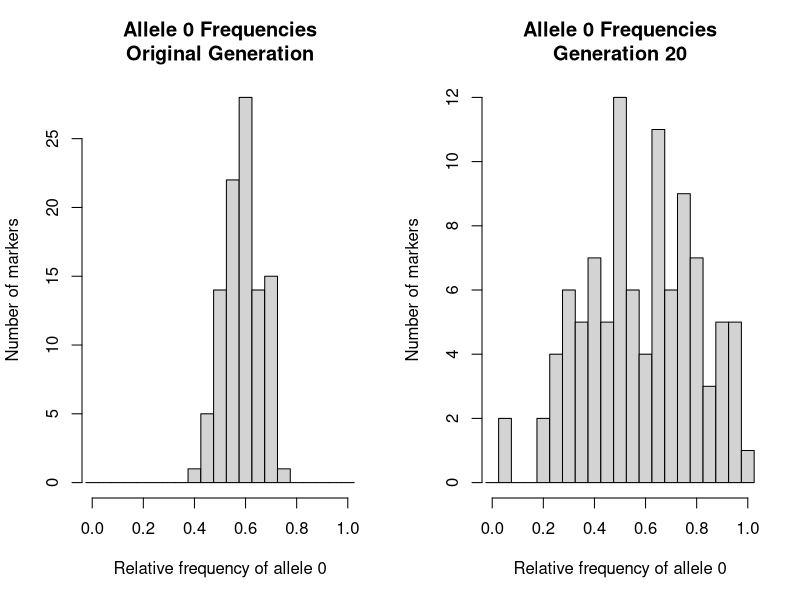
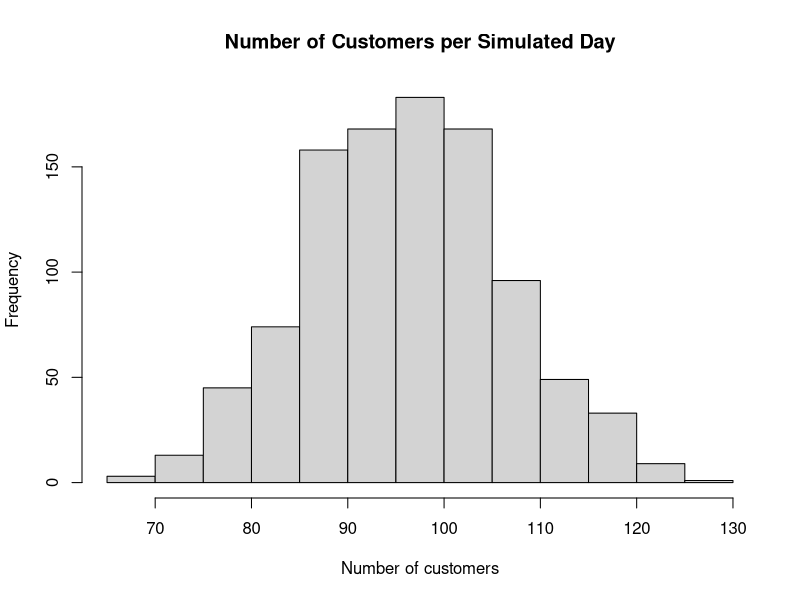
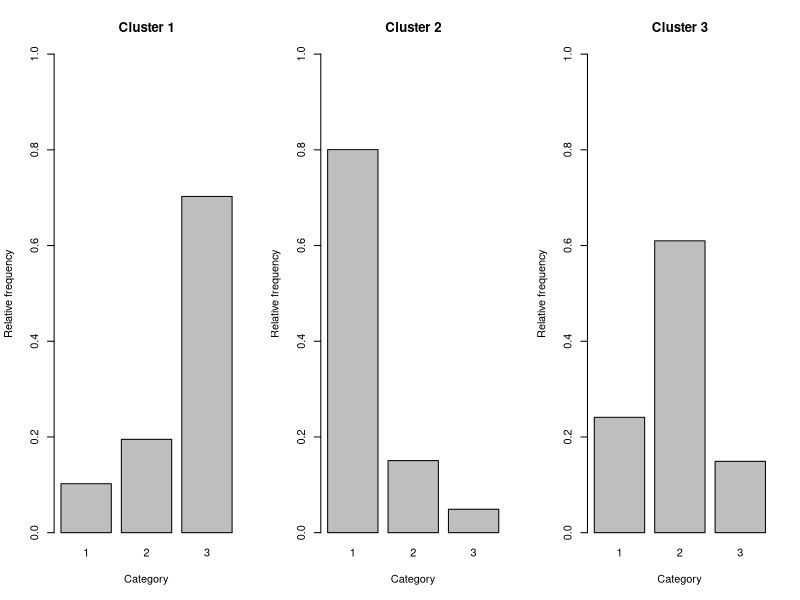

Here is the R script that generated these plots, in order:
## ---- chunk 1
set.seed(9876)

N <- 50
L <- 100
num_generations <- 21

# Make a new generation from the previous one
breed_new_gen <- function(df) {
    N <- nrow(df)
    L <- ncol(df) / 2

    df_new <- matrix(NA_integer_, nrow = N, ncol = L * 2)

    for (i in 1:N) {
        # Pick two different parents for this child
        parent_idxs <- sample(1:N, 2, replace = FALSE)
        parent1 <- parent_idxs[1]
        parent2 <- parent_idxs[2]

        # Randomly choose which copy each parent passes on at every marker
        allele_idxs <- matrix(
            sample(1:2, L * 2, replace = TRUE),
            nrow = L,
            ncol = 2
        )

        for (l in 1:L) {
            # The first copy comes from parent 1
            df_new[i, 2 * (l - 1) + 1] <-
                df[parent1, 2 * (l - 1) + allele_idxs[l, 1]]

            # The second copy comes from parent 2
            df_new[i, 2 * (l - 1) + 2] <-
                df[parent2, 2 * (l - 1) + allele_idxs[l, 2]]
        }
    }

    return(df_new)
}

# Start with a 60% chance of allele 0 and a 40% chance of allele 1
initial_population <- matrix(
    sample(
        0:1,
        N * L * 2,
        replace = TRUE,
        prob = c(0.6, 0.4)
    ),
    nrow = N,
    ncol = L * 2
)

# Keep the data from every generation. Each row is a person,
# each pair of columns is a marker, and each array slice is a generation.
all_generations <- array(
    NA_integer_,
    dim = c(N, L * 2, num_generations)
)

all_generations[, , 1] <- initial_population

# Use each generation to produce the next one
for (g in 2:num_generations) {
    all_generations[, , g] <-
        breed_new_gen(all_generations[, , g - 1])
}

# Check that all 21 generations were saved
dim(all_generations)
## ---- chunk 2
# Randomly choose 20 people from each generation without replacement
initial_sample_idxs <- sample(1:N, 20, replace = FALSE)
final_sample_idxs <- sample(1:N, 20, replace = FALSE)

initial_sample <- all_generations[initial_sample_idxs, , 1]
final_sample <- all_generations[final_sample_idxs, , num_generations]

# Work out the proportion of allele 0 for each marker
initial_freq <- sapply(1:L, function(j) {
    cols <- 2 * (j - 1) + (1:2)
    sum(initial_sample[, cols] == 0) / (20 * 2)
})

final_freq <- sapply(1:L, function(j) {
    cols <- 2 * (j - 1) + (1:2)
    sum(final_sample[, cols] == 0) / (20 * 2)
})

# Show the lowest and highest frequencies in each sample
range(initial_freq)
range(final_freq)
## ---- chunk 3
par(mfrow = c(1, 2))

hist(
    initial_freq,
    breaks = seq(-0.025, 1.025, by = 0.05),
    xlim = c(0, 1),
    main = "Allele 0 Frequencies\nOriginal Generation",
    xlab = "Relative frequency of allele 0",
    ylab = "Number of markers"
)

hist(
    final_freq,
    breaks = seq(-0.025, 1.025, by = 0.05),
    xlim = c(0, 1),
    main = "Allele 0 Frequencies\nGeneration 20",
    xlab = "Relative frequency of allele 0",
    ylab = "Number of markers"
)

par(mfrow = c(1, 1))
## ---- chunk 4
set.seed(2026)

simulate_day <- function() {
    current_time <- 0
    number_customers <- 0

    while (TRUE) {
        # Use the rate for the time when the gap starts
        if (current_time < 180) {
            gap <- rexp(1, rate = 1/8)
        } else {
            gap <- rexp(1, rate = 1/4)
        }

        next_arrival <- current_time + gap

        # Do not count someone who arrives after 5pm
        if (next_arrival > 480) {
            break
        }

        number_customers <- number_customers + 1
        current_time <- next_arrival
    }

    return(number_customers)
}

# Repeat the shop day simulation 1000 times
daily_customers <- replicate(1000, simulate_day())

# Calculate the lowest count, highest count and average
customer_range <- range(daily_customers)
customer_mean <- mean(daily_customers)

customer_range
customer_mean
## ---- chunk 5
hist(
    daily_customers,
    main = "Number of Customers per Simulated Day",
    xlab = "Number of customers",
    ylab = "Frequency"
)
## ---- chunk 6
set.seed(1010)

N <- 10000
p <- 5

# Randomly decide which cluster each observation belongs to
clusters <- sample(
    1:3,
    size = N,
    replace = TRUE,
    prob = c(0.20, 0.50, 0.30)
)

# Store the five category values for each observation
output <- matrix(NA_integer_, nrow = N, ncol = p)

# Cluster 1: category probabilities 0.10, 0.20, 0.70
output[clusters == 1, ] <- sample(
    1:3,
    sum(clusters == 1) * p,
    replace = TRUE,
    prob = c(0.10, 0.20, 0.70)
)

# Cluster 2: category probabilities 0.80, 0.15, 0.05
output[clusters == 2, ] <- sample(
    1:3,
    sum(clusters == 2) * p,
    replace = TRUE,
    prob = c(0.80, 0.15, 0.05)
)

# Cluster 3: category probabilities 0.25, 0.60, 0.15
output[clusters == 3, ] <- sample(
    1:3,
    sum(clusters == 3) * p,
    replace = TRUE,
    prob = c(0.25, 0.60, 0.15)
)

# Check how many observations ended up in each cluster
table(clusters)
## ---- chunk 7
par(mfrow = c(1, 3))

for (k in 1:3) {
    cluster_values <- factor(
        output[clusters == k, ],
        levels = 1:3
    )

    category_proportions <- prop.table(table(cluster_values))

    barplot(
        category_proportions,
        names.arg = c("1", "2", "3"),
        ylim = c(0, 1),
        main = paste("Cluster", k),
        xlab = "Category",
        ylab = "Relative frequency"
    )
}

par(mfrow = c(1, 1))
## ---- chunk 8
overall_mean <- mean(output)
overall_mean
